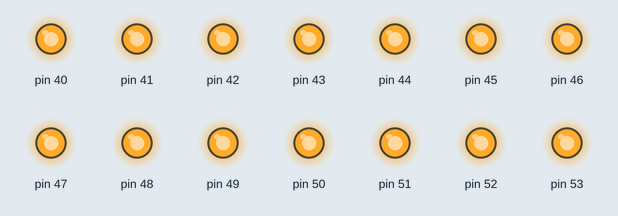
Simulated run of this sketch. Board: Arduino Mega 2560, built with avr-gcc and run on an emulated ATmega2560. Shown: output pins drawn as LEDs (lit = HIGH).

Above: at 0.1 s.
Timing chart, 0 to 1.6 s (numbered marks = the images above):
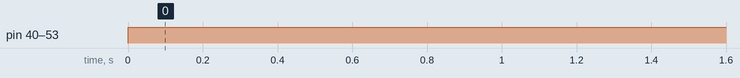

The sketch:

PCB_pogo_pins_test.ino
```cpp
void setup() {
  // put your setup code here, to run once:
  pinMode(47, OUTPUT);
  pinMode(48, OUTPUT);
  pinMode(49, OUTPUT);
  pinMode(50, OUTPUT);
  pinMode(51, OUTPUT);
  pinMode(52, OUTPUT);
  pinMode(53, OUTPUT);
  pinMode(46, OUTPUT);
  pinMode(45, OUTPUT);
  pinMode(44, OUTPUT);
  pinMode(43, OUTPUT);
  pinMode(42, OUTPUT);
  pinMode(41, OUTPUT);
  pinMode(40, OUTPUT);
  pinMode(54, OUTPUT);
  pinMode(55, OUTPUT);
  pinMode(56, OUTPUT);
  pinMode(57, OUTPUT);
}

void loop() {
  // put your main code here, to run repeatedly:
  digitalWrite(47, HIGH);
  digitalWrite(48, HIGH);
  digitalWrite(49, HIGH);
  digitalWrite(50, HIGH);
  digitalWrite(51, HIGH);
  digitalWrite(52, HIGH);
  digitalWrite(53, HIGH);
  digitalWrite(46, HIGH);
  digitalWrite(45, HIGH);
  digitalWrite(44, HIGH);// problems on pins:42, 40, 55, 56
  digitalWrite(43, HIGH);
  digitalWrite(42, HIGH);
  digitalWrite(41, HIGH);
  digitalWrite(40, HIGH);
  digitalWrite(54, HIGH);
  digitalWrite(55, HIGH);
  digitalWrite(56, HIGH);
  digitalWrite(57, HIGH);
}
```

Measured:
- by itself, pin 40–53: LOW → HIGH at 0.00 s
